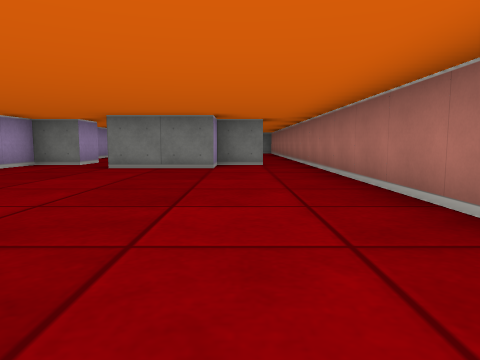
view 1 (above)

13 first-person views from a walk through a cub3D ray-caster map. The camera is about half as high as the walls, tilts 6° down and sees 70° across. The floor is counted in squares. Each view is taken from the middle of a square. On the plan, view 1 faces up. The plan holds only what a view shows up to about 9 squares ahead; the rest is blank. The place goes on beyond the plan.

view 2
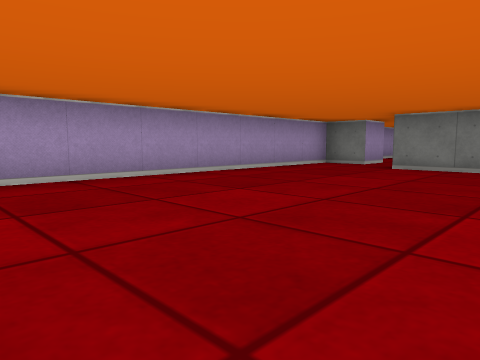

view 3
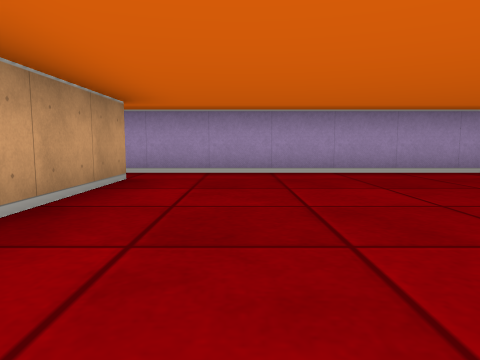

view 4
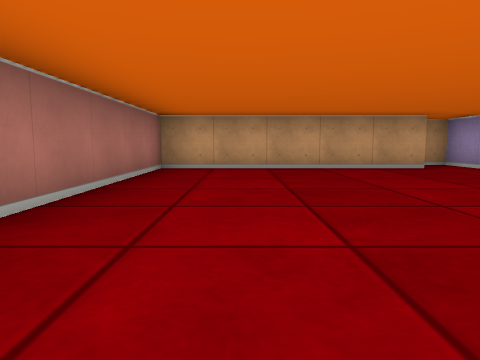

view 5
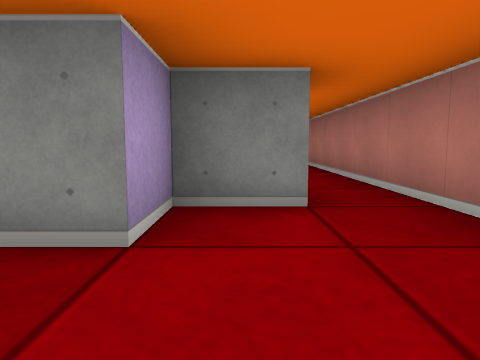

view 6
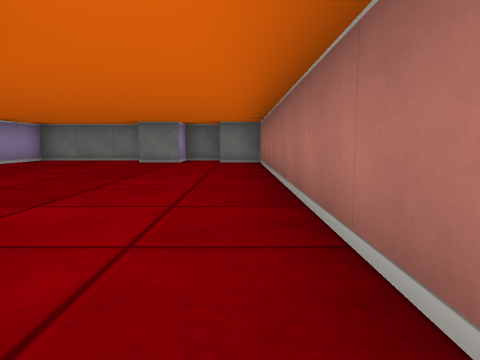

view 7
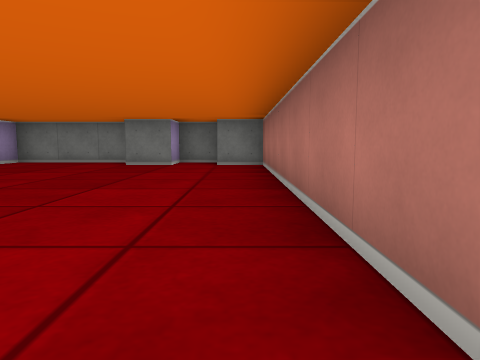

view 8
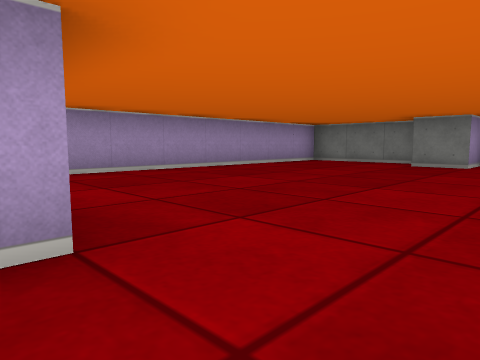

view 9
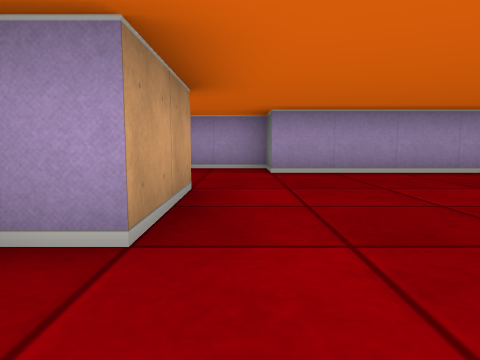

view 10
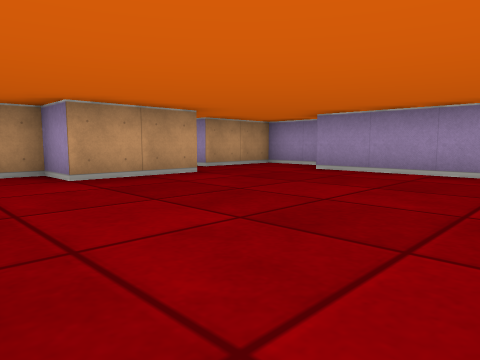

view 11
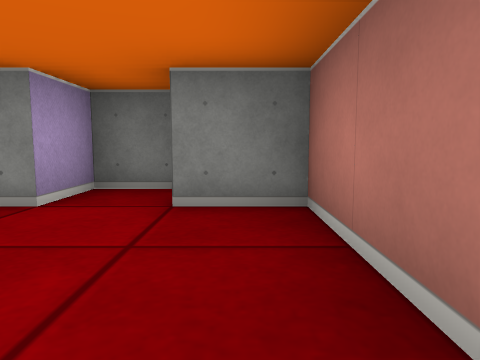

view 12
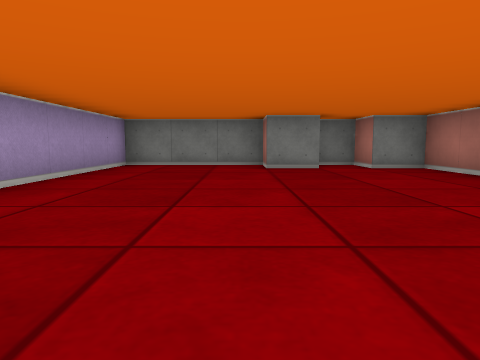

view 13
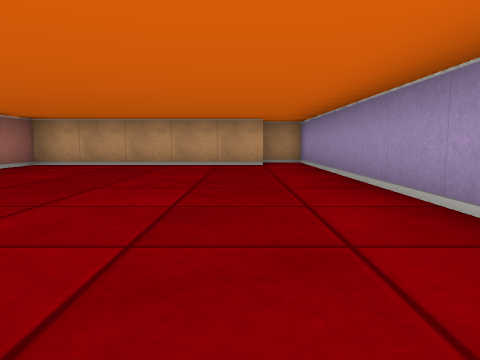

### Floor plan
Points are (right, up) in squares from view 1. A wall is a line through its corners. A room is listed if a view was taken in it or the views show most of it. See-through windows are left out.
Room 1 (views 1, 2, 3, 4, 5, 6, 13)
walls: (-3.6, -0.5) (1.5, -0.5) (1.5, 8.5); (0.6, 7.5) (-0.5, 7.5) (-0.5, 6.5) (-2.5, 6.5); (-3.5, 8.5) (-3.5, 7.5) (-4.5, 7.5) (-4.5, -1.5) (-3.5, -1.5)
ways out: opening at (-3, 8) to room 2; opening at (1, 8) to room 2
Room 2 (views 7, 8, 9, 10, 11, 12)
walls: (-2.5, 9.5) (-0.5, 9.5) (-0.5, 8.5) (0.1, 8.5); (1.5, 8.5) (1.5, 16.5) (0.5, 16.5) (0.5, 17.5) (-0.5, 17.5) (-0.5, 16.5) (-1.5, 16.5) (-1.5, 17.5) (-4.5, 17.5) (-4.5, 10.5) (-5.5, 10.5) (-5.5, 8.5) (-3.5, 8.5)
ways out: opening at (-3, 8) to room 1; opening at (1, 8) to room 1

Positions as (right, up) in squares from view 1, and headings:
1: (0, 0), facing up
2: (0, 0), facing up-left
3: (1, 1), facing left
4: (0, 6), facing down
5: (0, 5), facing up
6: (1, 8), facing up
7: (1, 9), facing up
8: (1, 9), facing up-left
9: (1, 10), facing left
10: (1, 14), facing down-left
11: (1, 14), facing up
12: (-2, 10), facing up
13: (-3, 7), facing down
